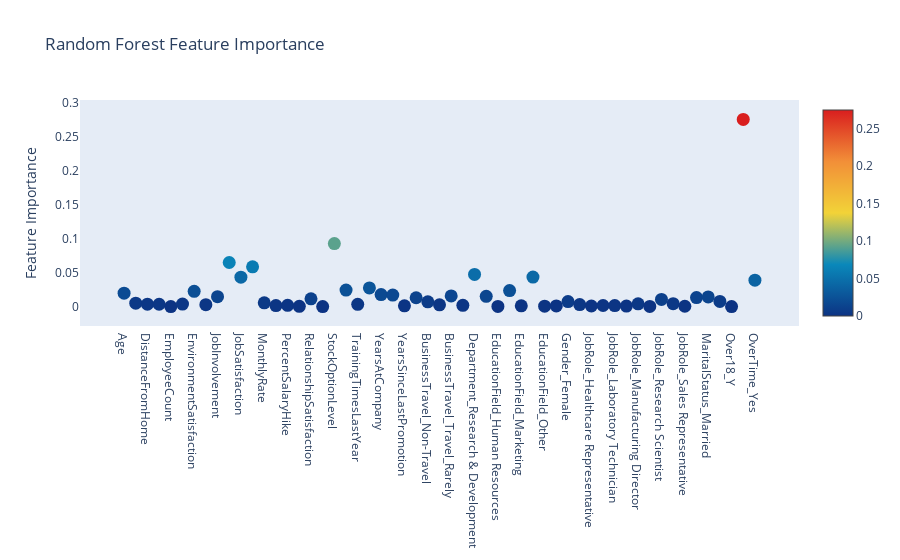

Notebook cell for this chart:
### Code cell
trace = go.Scatter(
    y = rf.feature_importances_,
    x = attrition_final.columns.values,
    mode='markers',
    marker=dict(
        sizemode = 'diameter',
        sizeref = 1,
        size = 13,
        #size= rf.feature_importances_,
        #color = np.random.randn(500), #set color equal to a variable
        color = rf.feature_importances_,
        colorscale='Portland',
        showscale=True
    ),
    text = attrition_final.columns.values
)
data = [trace]

layout= go.Layout(
    autosize= True,
    title= 'Random Forest Feature Importance',
    hovermode= 'closest',
     xaxis= dict(
         ticklen= 5,
         showgrid=False,
        zeroline=False,
        showline=False
     ),
    yaxis=dict(
        title= 'Feature Importance',
        showgrid=False,
        zeroline=False,
        ticklen= 5,
        gridwidth= 2
    ),
    showlegend= False
)
fig = go.Figure(data=data, layout=layout)
py.iplot(fig,filename='scatter2010')

### Figure 1 — Plotly figure (JSON) as saved in the notebook; plotly's stock layout.template omitted (floating-point values rounded to 4 significant figures)
{"data": [{"marker": {"color": [0.01967, 0.005064, 0.003589, 0.003383, 0, 0.003616, 0.0224, 0.002732, 0.01448, 0.0647, 0.04321, 0.05835, 0.005548, 0.001472, 0.001895, 0.000335, 0.01133, 0, 0.09259, 0.02423, 0.003239, 0.02741, 0.0176, 0.01695, 0.001145, 0.01293, 0.00692, 0.00263, 0.01566, 0.001877, 0.04727, 0.01502, 0.0001945, 0.02356, 0.001121, 0.04334, 0.0005663, 0.0008812, 0.007299, 0.002942, 0.0008588, 0.001605, 0.001509, 0.000692, 0.004071, 0.0001888, 0.01054, 0.004281, 0.000469, 0.01322, 0.01417, 0.007615, 0, 0.2749, 0.03878], "colorscale": [[0, "rgb(12,51,131)"], [0.25, "rgb(10,136,186)"], [0.5, "rgb(242,211,56)"], [0.75, "rgb(242,143,56)"], [1, "rgb(217,30,30)"]], "showscale": true, "size": 13, "sizemode": "diameter", "sizeref": 1}, "mode": "markers", "text": ["Age", "DailyRate", "DistanceFromHome", "Education", "EmployeeCount", "EmployeeNumber", "EnvironmentSatisfaction", "HourlyRate", "JobInvolvement", "JobLevel", "JobSatisfaction", "MonthlyIncome", "MonthlyRate", "NumCompaniesWorked", "PercentSalaryHike", "PerformanceRating", "RelationshipSatisfaction", "StandardHours", "StockOptionLevel", "TotalWorkingYears", "TrainingTimesLastYear", "WorkLifeBalance", "YearsAtCompany", "YearsInCurrentRole", "YearsSinceLastPromotion", "YearsWithCurrManager", "BusinessTravel_Non-Travel", "BusinessTravel_Travel_Frequently", "BusinessTravel_Travel_Rarely", "Department_Human Resources", "Department_Research & Development", "Department_Sales", "EducationField_Human Resources", "EducationField_Life Sciences", "EducationField_Marketing", "EducationField_Medical", "EducationField_Other", "EducationField_Technical Degree", "Gender_Female", "Gender_Male", "JobRole_Healthcare Representative", "JobRole_Human Resources", "JobRole_Laboratory Technician", "JobRole_Manager", "JobRole_Manufacturing Director", "JobRole_Research Director", "JobRole_Research Scientist", "JobRole_Sales Executive", "JobRole_Sales Representative", "MaritalStatus_Divorced", "MaritalStatus_Married", "MaritalStatus_Single", "Over18_Y", "OverTime_No", "OverTime_Yes"], "type": "scatter", "x": ["Age", "DailyRate", "DistanceFromHome", "Education", "EmployeeCount", "EmployeeNumber", "EnvironmentSatisfaction", "HourlyRate", "JobInvolvement", "JobLevel", "JobSatisfaction", "MonthlyIncome", "MonthlyRate", "NumCompaniesWorked", "PercentSalaryHike", "PerformanceRating", "RelationshipSatisfaction", "StandardHours", "StockOptionLevel", "TotalWorkingYears", "TrainingTimesLastYear", "WorkLifeBalance", "YearsAtCompany", "YearsInCurrentRole", "YearsSinceLastPromotion", "YearsWithCurrManager", "BusinessTravel_Non-Travel", "BusinessTravel_Travel_Frequently", "BusinessTravel_Travel_Rarely", "Department_Human Resources", "Department_Research & Development", "Department_Sales", "EducationField_Human Resources", "EducationField_Life Sciences", "EducationField_Marketing", "EducationField_Medical", "EducationField_Other", "EducationField_Technical Degree", "Gender_Female", "Gender_Male", "JobRole_Healthcare Representative", "JobRole_Human Resources", "JobRole_Laboratory Technician", "JobRole_Manager", "JobRole_Manufacturing Director", "JobRole_Research Director", "JobRole_Research Scientist", "JobRole_Sales Executive", "JobRole_Sales Representative", "MaritalStatus_Divorced", "MaritalStatus_Married", "MaritalStatus_Single", "Over18_Y", "OverTime_No", "OverTime_Yes"], "y": [0.01967, 0.005064, 0.003589, 0.003383, 0, 0.003616, 0.0224, 0.002732, 0.01448, 0.0647, 0.04321, 0.05835, 0.005548, 0.001472, 0.001895, 0.000335, 0.01133, 0, 0.09259, 0.02423, 0.003239, 0.02741, 0.0176, 0.01695, 0.001145, 0.01293, 0.00692, 0.00263, 0.01566, 0.001877, 0.04727, 0.01502, 0.0001945, 0.02356, 0.001121, 0.04334, 0.0005663, 0.0008812, 0.007299, 0.002942, 0.0008588, 0.001605, 0.001509, 0.000692, 0.004071, 0.0001888, 0.01054, 0.004281, 0.000469, 0.01322, 0.01417, 0.007615, 0, 0.2749, 0.03878]}], "layout": {"autosize": true, "hovermode": "closest", "showlegend": false, "title": {"text": "Random Forest Feature Importance"}, "xaxis": {"showgrid": false, "showline": false, "ticklen": 5, "zeroline": false}, "yaxis": {"gridwidth": 2, "showgrid": false, "ticklen": 5, "title": {"text": "Feature Importance"}, "zeroline": false}}}
